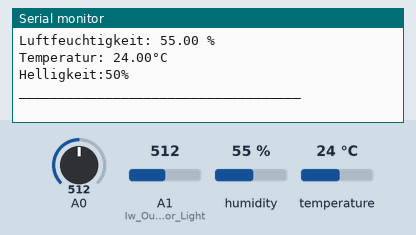
A sketch run on a simulated Arduino Mega 2560, built with avr-gcc and run on an emulated ATmega2560. Parts: the last lines printed to the serial monitor. Inputs (shaded band) come from the test bench; at power-on: temperature 24 °C, A1 (Iw_Outdoor_Light) = 512, A0 = 512, humidity 55 %.

Above: at 1.2 s.
1.3 s: temperature set to 10.6 °C
At 1.71 s:
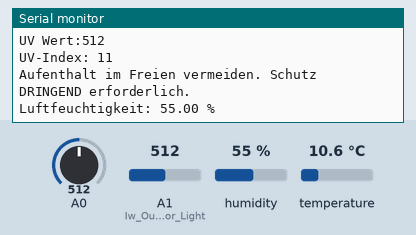
7.3 s: temperature set to 9.1 °C
At 11.32 s:
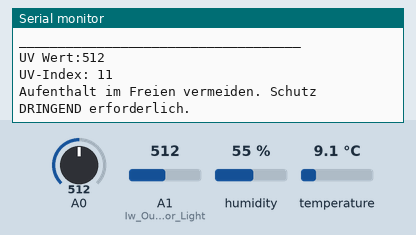
15.1 s: A1 (Iw_Outdoor_Light) set to 918
16.6 s: A1 (Iw_Outdoor_Light) set to 938
Timing chart, 0 to 19.6 s (numbered marks = the images above; inputs shaded):
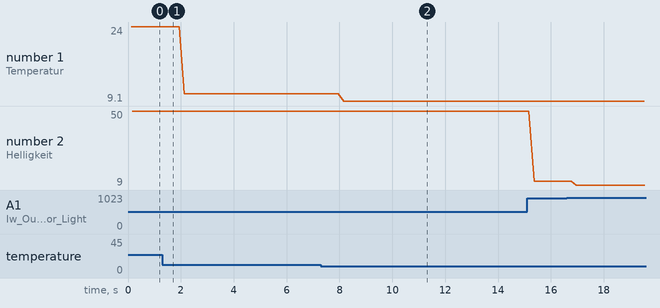

The sketch:

Weather_Slave.ino
```cpp
#include <DHT.h>
#include <Wire.h>

#define DHTPIN 2
#define DHTTYPE DHT22


DHT dht(DHTPIN, DHTTYPE);

int Iw_Weather_Station_Temp= 0;
int Iw_Weather_Station_Humidity= 0;

int Mw_Weather_Station_Temp= 0;
int Mw_Weather_Station_Humidity=0;

int Iw_Weather_Station_UV = A0;
int Iw_Outdoor_Light = A1;

int Mw_Outdoor_Light_Unscale;
int Mw_Outdoor_Light_Scale;

void setup()
{
  Serial.begin(9600);
  Serial1.begin(9600);
  Serial2.begin(9600);
  Serial3.begin(9600);
  Serial.println("ready");
  dht.begin(); //DHT22 Sensor starten
}

void loop()
{

    Mw_Outdoor_Light_Unscale = analogRead(Iw_Outdoor_Light);
    Mw_Outdoor_Light_Scale = map(Mw_Outdoor_Light_Unscale, 0, 1023, 100, 0);

{//UV
  Iw_Weather_Station_UV = analogRead(A0); // Iw_Weather_Station_UV wird an der Schnittstelle A0 ausgelesen...
  Serial.print("UV Wert:");
  Serial.println(Iw_Weather_Station_UV);  // ...und anschließend zur Kontrolle im seriellen Monitor ausgegeben.

  if (Iw_Weather_Station_UV < 10 )      // Wenn der Iw_Weather_Station_UV kleiner als 10 ist...
  {
    Serial.println("UV-Index: 0");   // ... soll diese Meldung...
    Serial.println("Kein Schutz erforderlich.");  // ... im seriellen Monitor erscheinen.
  }

  if (Iw_Weather_Station_UV < 46 && Iw_Weather_Station_UV > 10 )  // Wenn der Iw_Weather_Station_UV kleiner als 46 und größer als 10 ist...
  {
    Serial.println("UV-Index: 1");    // ...soll diese Meldung...
    Serial.println("Kein Schutz erforderlich.");  // ... im seriellen Monitor erscheinen.
  }

  if (Iw_Weather_Station_UV < 65 && Iw_Weather_Station_UV > 46 )
  {
    Serial.println("UV-Index: 2");
    Serial.println("Kein Schutz erforderlich.");
  }

  if (Iw_Weather_Station_UV < 83 && Iw_Weather_Station_UV > 65 )
  {
    Serial.println("UV-Index: 3");
    Serial.println("Schutz erforderlich : z.B. Hut, Sonnencreme");
  }

  if (Iw_Weather_Station_UV < 103 & Iw_Weather_Station_UV > 83 )
  {
    Serial.println("UV-Index: 4");
    Serial.println("Schutz erforderlich : z.B. Hut, Sonnencreme");
  }

  if (Iw_Weather_Station_UV < 124 & Iw_Weather_Station_UV > 103 )
  {
    Serial.println("UV-Index: 5");
    Serial.println("Schutz erforderlich : z.B. Hut, Sonnencreme");
  }
  if (Iw_Weather_Station_UV < 142 & Iw_Weather_Station_UV > 124 )
  {
    Serial.println("UV-Index: 6");
    Serial.println("Schutz erforderlich : z.B. Hut, Sonnencreme. Schatten aufsuchen.");
  }

  if (Iw_Weather_Station_UV < 162 & Iw_Weather_Station_UV > 142 )
  {
    Serial.println("UV-Index: 7");
    Serial.println("Schutz erforderlich : z.B. Hut, Sonnencreme. Schatten aufsuchen.");
  }

  if (Iw_Weather_Station_UV < 180 & Iw_Weather_Station_UV > 162 )
  {
    Serial.println("UV-Index: 8");
    Serial.println("Aufenthalt im Freien möglichst vermeiden. Schutz erforderlich.");
  }

  if (Iw_Weather_Station_UV < 200 & Iw_Weather_Station_UV > 180 )
  {
    Serial.println("UV-Index: 9");
    Serial.println("Aufenthalt im Freien möglichst vermeiden. Schutz erforderlich.");
  }

  if (Iw_Weather_Station_UV < 221 & Iw_Weather_Station_UV > 200 )
  {
    Serial.println("UV-Index: 10");
    Serial.println("Aufenthalt im Freien möglichst vermeiden. Schutz erforderlich.");
  }

  if (Iw_Weather_Station_UV > 221 )
  {
    Serial.println("UV-Index: 11");
    Serial.println("Aufenthalt im Freien vermeiden. Schutz DRINGEND erforderlich.");
  }
}
{//Wheater
  float Mw_Weather_Station_Humidity = dht.readHumidity();
  float Mw_Weather_Station_Temp = dht.readTemperature();

  Serial.print("Luftfeuchtigkeit: "); //Im seriellen Monitor den Text und
  Serial.print(Mw_Weather_Station_Humidity); //die Dazugehörigen Werte anzeigen
  Serial.println(" %");
  Serial.print("Temperatur: ");
  Serial.print(Mw_Weather_Station_Temp);
  Serial.println("°C");
  Serial.print ("Helligkeit:");
  Serial.print (Mw_Outdoor_Light_Scale);
  Serial.println ("%");
}
 Serial.println("____________________________________");

  Serial2.write(12);
  Serial3.write(21);
}
```

Measured:
- the behaviour switches between 10 and 9.9 °C on temperature (found by bisection; images 1 and 2)
- after the input at 7.3 s, the serial monitor: prints a new line after 0.86 s (image 2)
- plotted number 1: 24 → 10.6 after the input at 1.3 s, 10.6 → 9.1 after the input at 7.3 s
- plotted number 2: 11 → 9 after the input at 16.6 s
